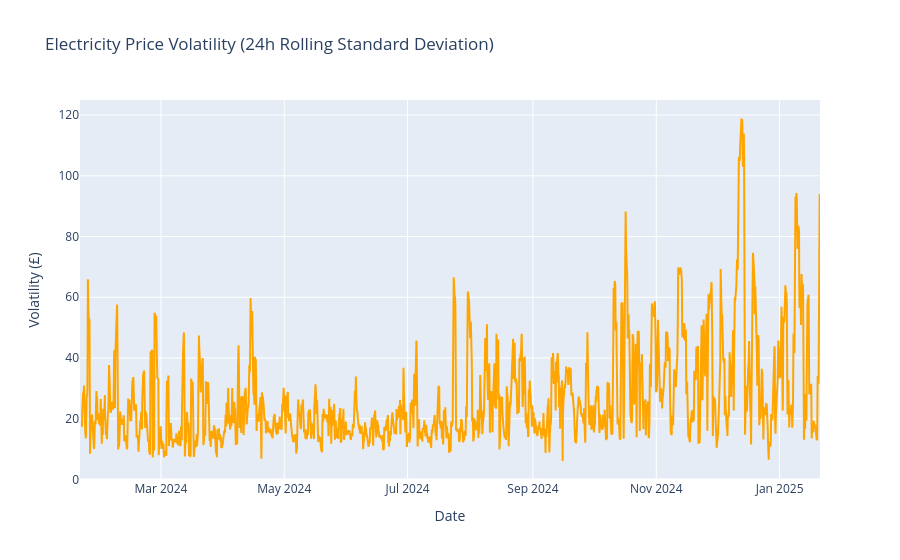

Notebook code for this chart:
### Code cell
# Add rolling standard deviation to capture local volatility (e.g. over 24 hours = 48 points)
df_recent['Rolling_Std_24h'] = df_recent['ISEM DA Price'].rolling(window=48).std()
# Drop NaNs (due to rolling window)
volatility_corr_df = df_recent.dropna(subset=['Rolling_Std_24h'])

# Correlation with external factors
external_vars = ['DemandForecast-DAM', 'WindForecast-DAM', 'Fuel.Gas', 'Fuel.Carbon']
correlations = volatility_corr_df[external_vars + ['Rolling_Std_24h']].corr()

# Show correlation of volatility with each factor
print("Correlation with Volatility (Rolling Std):")
print(correlations['Rolling_Std_24h'].sort_values(ascending=False))
import plotly.graph_objects as go

fig = go.Figure()

fig.add_trace(go.Scatter(
    x=df_recent.index,
    y=df_recent['Rolling_Std_24h'],
    name='Rolling Std (24h)',
    line=dict(color='orange')
))

fig.update_layout(
    title='Electricity Price Volatility (24h Rolling Standard Deviation)',
    xaxis_title='Date',
    yaxis_title='Volatility (£)',
    hovermode='x unified'
)

fig.show()

### Figure 1 — Plotly figure (JSON) as saved in the notebook; plotly's stock layout.template omitted (floating-point values rounded to 4 significant figures; data arrays with more than 128 entries replaced by an {"elided": "..."} marker saying what was removed)
{"data": [{"line": {"color": "orange"}, "name": "Rolling Std (24h)", "type": "scatter", "x": {"elided": "17569 str values"}, "y": {"elided": "17569 float values"}}], "layout": {"hovermode": "x unified", "title": {"text": "Electricity Price Volatility (24h Rolling Standard Deviation)"}, "xaxis": {"title": {"text": "Date"}}, "yaxis": {"title": {"text": "Volatility (£)"}}}}
